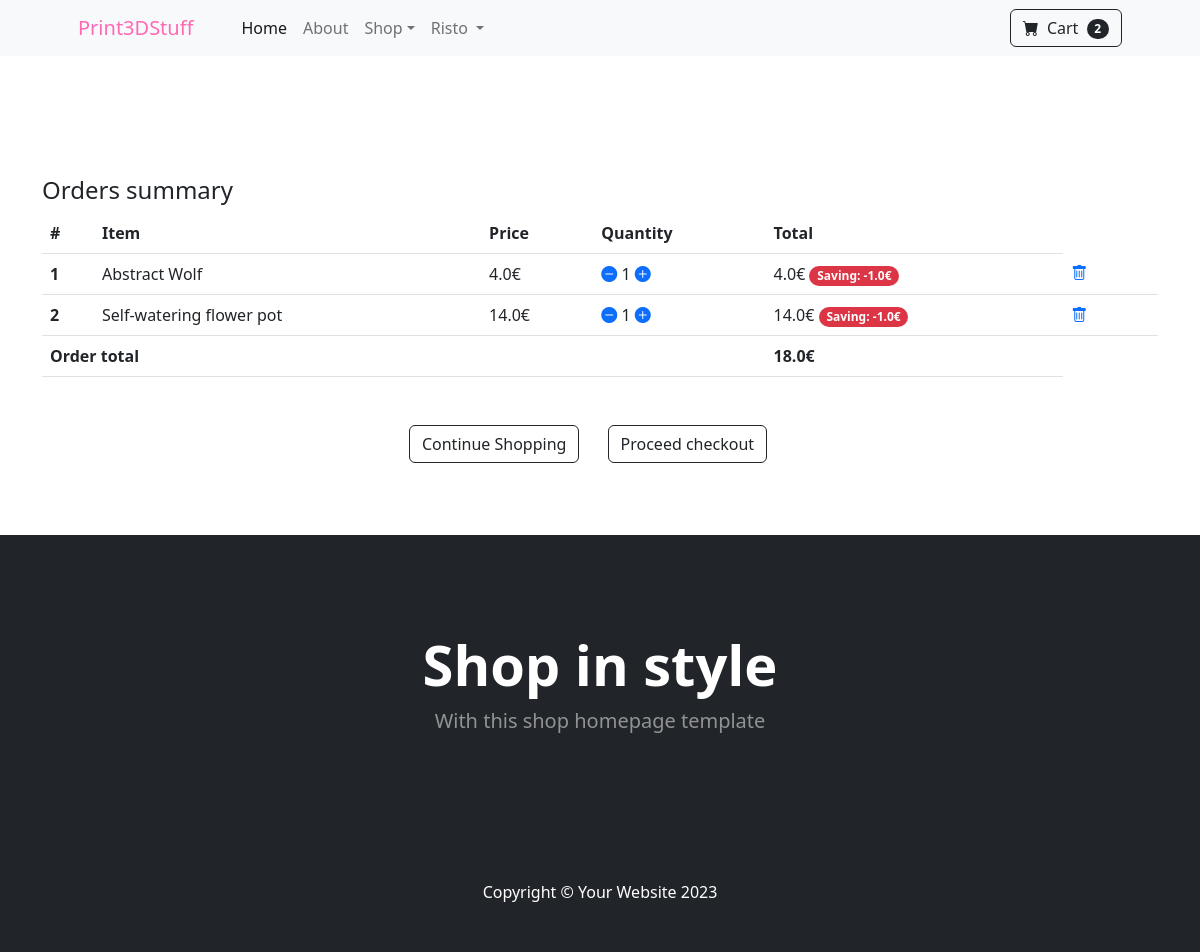
The page /summary/ (signed in) on the database as committed earlier.
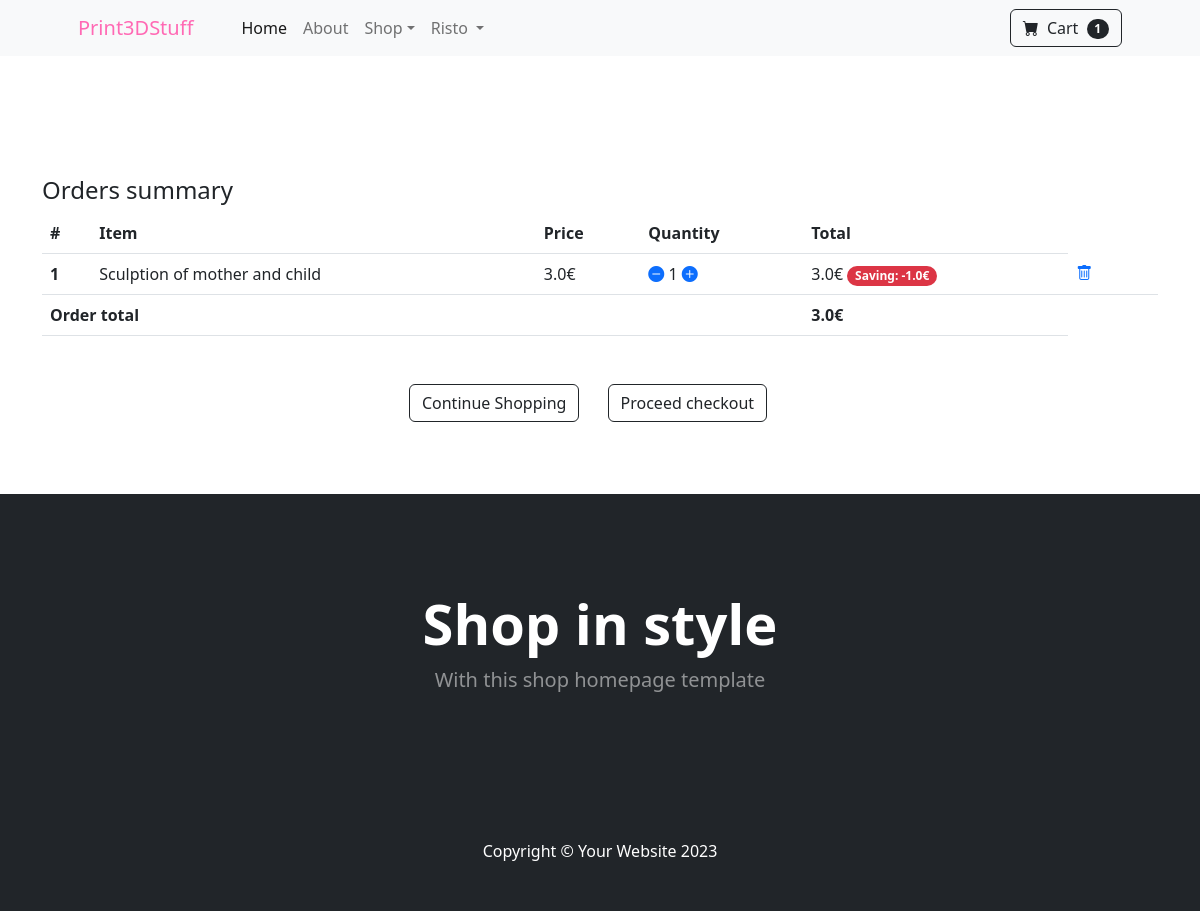
The same page on the database as committed later.
### mainapp/models.py (models this page shows, shortened)
class Order(models.Model):
    user = models.ForeignKey(User, on_delete=models.CASCADE)
    order_ref = models.CharField(max_length=20)
    items = models.ManyToManyField(OrderItem)
    ordered_date = models.DateTimeField()
    ordered = models.BooleanField(default=False)
    billing_address = models.ForeignKey('BillingAddress', on_delete=models.SET_NULL, blank=True, null=True)
    coupon = models.ForeignKey('Coupon', on_delete=models.SET_NULL, blank=True, null=True)
    payment = models.ForeignKey('Payment', on_delete=models.SET_NULL, blank=True, null=True)
    delivered = models.BooleanField(default=False)
    received = models.BooleanField(default=False)
    refund_requested = models.BooleanField(default=False)
    refund_granted = models.BooleanField(default=False)
    def total_price(self):
        total = 0
        for order_item in self.items.all():
            total += order_item.final_price()
        return total

class OrderItem(models.Model):
    user = models.ForeignKey(User, on_delete=models.CASCADE)
    ordered = models.BooleanField(default=False)
    item = models.ForeignKey(Item, on_delete=models.CASCADE)
    quantity = models.IntegerField(default=1)
    def total_item_price(self):
        return self.quantity * self.item.price
    def total_item_discount_price(self):
        return self.quantity * self.item.discount_price
    def amount_saved(self):
        return self.total_item_price() - self.total_item_discount_price()
    def final_price(self):
        if self.item.discount_price:
            return self.total_item_discount_price()
        else:
            return self.total_item_price()

class Item(models.Model):
    title = models.CharField(max_length=100)
    price = models.FloatField()
    discount_price = models.FloatField(blank=True, null=True)
    category = models.CharField(choices=CATEGORY_CHOICES, max_length=5)
    slug = models.SlugField()
    description = models.TextField()
    image = models.ImageField()

### mainapp/views.py (the view)
# urls.py: path('summary/', views.OrderSummary.as_view(), name='summary'),
class OrderSummary(LoginRequiredMixin, View):
    def get(self, *args, **kwargs):
        try:
            current_order = Order.objects.get(user=self.request.user, ordered=False)
            context = {
                'object': current_order
            }
            return render(self.request, 'summary.html', context)
        except ObjectDoesNotExist:
            messages.warning(self.request, "You don't have any item in the cart")
            return redirect('/')
        return render(self.request, 'summary.html')

### mainapp/templatetags/cart_template.py (called while the page is built)
@register.filter(name="cart_count")
def cart_count(user):
    if user.is_authenticated:
        query_set = Order.objects.filter(user=user, ordered=False)
        if query_set.exists():
            return query_set[0].items.count()
        return 0

### templates/summary.html (shortened to what this page needs)
{% extends 'base.html' %}
{% block content %}
<section class="py-5">
    <div class="container table-responsive">
        <h4>Orders summary</h4>
            <table class="table">
                  <thead>
                    <tr>
                      <th scope="col">#</th>
                      <th scope="col">Item</th>
                      <th scope="col">Price</th>
                      <th scope="col">Quantity</th>
                      <th scope="col">Total</th>
                    </tr>
                  </thead>
                <tbody>
                {% for order_item in object.items.all %}
                        <tr>
                          <th scope="row">{{ forloop.counter }}</th>
                          <td>{{ order_item.item.title }}</td>
                          {% if order_item.item.discount_price %}
                            <td>{{ order_item.item.discount_price }}€</td>
                            {% else %}
                            <td>{{ order_item.item.price }}€</td>
                            {% endif %}
                          <td>
                              <a href="{% url 'mainapp:remove-single-item' order_item.item.slug %}"><i class="bi bi-dash-circle-fill mr-2"></i></a>
                              {{ order_item.quantity }}
                              <a href="{% url 'mainapp:add-to-cart' order_item.item.slug %}"><i class="bi bi-plus-circle-fill"></i></a>
                          </td>
                            {% if order_item.item.discount_price %}
                            <td>{{ order_item.total_item_discount_price }}€
                            <span class="badge rounded-pill bg-danger">Saving: -{{ order_item.amount_saved }}€</span>
                            </td>
                            {% else %}
                            <td>{{ order_item.total_item_price }}€</td>
                            {% endif %}
                          <td>
                            <a href="{% url 'mainapp:remove-from-cart' order_item.item.slug %}"><i class="bi bi-trash"></i>
                            </a>
                          <td>
                        </tr>
                {% endfor %}
                {% if object.total_price %}
                <tr>
                    <td colspan="4"><b>Order total</b></td>
                    <td><b>{{ object.total_price }}€</b></td>
                </tr>
                {% endif %}
                </tbody>
            </table>
               <div class="card-footer p-4 pt-0 border-top-0 bg-transparent">
                    <div class="text-center mt-5">
                        <a class="btn btn-outline-dark mt-auto me-4" href="{% url 'mainapp:index' %}">Continue Shopping</a>
                        <a class="btn btn-outline-dark mt-auto me-4" href="#">Proceed checkout</a>
                    </div>
                </div>
    </div>
 </section>
{% endblock %}

### templates/base.html (shortened to what this page needs)
{% load static %}
{% load cart_template %}
<!DOCTYPE html>
<html lang="en">
    <head>
        <link href="https://cdn.jsdelivr.net/npm/bootstrap-icons@1.5.0/font/bootstrap-icons.css" rel="stylesheet" />
        <link href="{% static 'css/styles.css' %}" rel="stylesheet" />
    </head>
    <body>
        <nav class="navbar navbar-expand-lg navbar-light bg-light">
            <div class="container px-4 px-lg-5">
                <a class="navbar-brand" style="color: hotpink;" href="{% url 'mainapp:index' %}">Print3DStuff</a>
                <div class="collapse navbar-collapse" id="navbarSupportedContent">
                    <ul class="navbar-nav me-auto mb-2 mb-lg-0 ms-lg-4">
                        <li class="nav-item"><a class="nav-link active" aria-current="page" href="{% url 'mainapp:index' %}">Home</a></li>
                        <li class="nav-item"><a class="nav-link" href="#!">About</a></li>
                        <li class="nav-item dropdown">
                            <a class="nav-link dropdown-toggle" id="navbarDropdown" href="#" role="button" data-bs-toggle="dropdown" aria-expanded="false">Shop</a>
                        </li>
                        {% if user.is_authenticated %}
                        <li class="nav-item dropdown">
                            <a class="nav-link dropdown-toggle" href="#" role="button" data-bs-toggle="dropdown" aria-expanded="false">
                                {{ user.get_username }}
                            </a>
                        </li>
                        {% else %}
                            <li class="nav-item"><a class="nav-link active" href="{% url 'accounts:login' %}">Sign in</a></li>
                        {% endif %}
                    </ul>
                    <form class="d-flex">
                        <a class="btn btn-outline-dark" href="{% url 'mainapp:summary' %}" type="submit">
                            <i class="bi-cart-fill me-1"></i>
                            Cart
                            <span class="badge bg-dark text-white ms-1 rounded-pill">{{ user|cart_count }}</span>
                        </a>
                    </form>
                </div>
            </div>
        </nav>
        <div class="mt-5 pt-4">
        </div>
        {% block content %}
        {% endblock %}
        <header class="bg-dark py-5">
            <div class="container px-4 px-lg-5 my-5">
                <div class="text-center text-white">
                    <h1 class="display-4 fw-bolder">Shop in style</h1>
                    <p class="lead fw-normal text-white-50 mb-0">With this shop homepage template</p>
                </div>
            </div>
        </header>
        <footer class="py-5 bg-dark">
            <div class="container"><p class="m-0 text-center text-white">Copyright &copy; Your Website 2023</p></div>
        </footer>
    </body>
</html>

Rows that differ between the two databases and show on the page:
removed OrderItem: item "Abstract Wolf", item.discount_price "4.0", quantity "1", total_item_discount_price "4.0", amount_saved "1.0"
removed OrderItem: item "Self-watering flower pot", item.discount_price "14.0", quantity "1", total_item_discount_price "14.0", amount_saved "1.0"
removed Order: total_price "18.0"
added OrderItem: item "Sculption of mother and child", item.discount_price "3.0", quantity "1", total_item_discount_price "3.0", amount_saved "1.0"
added Order: total_price "3.0"
Other text that changed with them:
{{ user|cart_count }}: "2" → "1"
